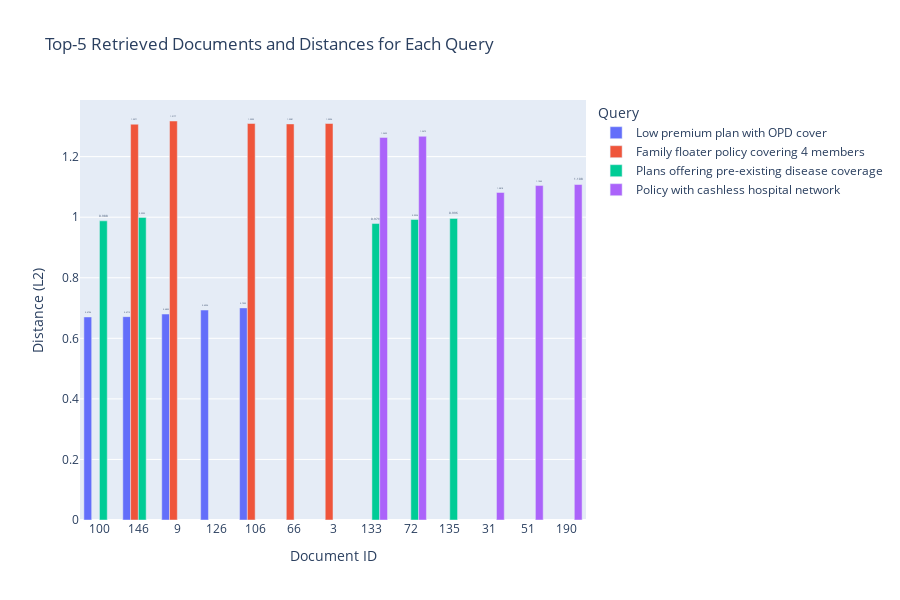

The code cell stored with this chart in its notebook:
### Markdown cell above
###  Sample Policy Retrieval Results

### Code cell
import plotly.express as px
import pandas as pd

data = {
    "Query": [
        "Low premium plan with OPD cover"] * 5 +
        ["Family floater policy covering 4 members"] * 5 +
        ["Plans offering pre-existing disease coverage"] * 5 +
        ["Policy with cashless hospital network"] * 5,
    "Document ID": [100, 146, 9, 126, 106, 146, 66, 3, 106, 9, 133, 100, 72, 135, 146, 133, 72, 31, 51, 190],
    "Distance (L2)": [0.6706, 0.6715, 0.6802, 0.6934, 0.7005, 1.3071, 1.3081, 1.3094, 1.3095, 1.3177,
                      0.9790, 0.9880, 0.9926, 0.9960, 0.9992, 1.2635, 1.2672, 1.0818, 1.1045, 1.1080]
}

df = pd.DataFrame(data)

# Plot
fig = px.bar(
    df,
    x="Document ID",
    y="Distance (L2)",
    color="Query",
    barmode="group",
    text="Distance (L2)",
    title="Top-5 Retrieved Documents and Distances for Each Query",
    labels={"Distance (L2)": "Distance (L2)", "Document ID": "Document ID"},
    height=600
)

fig.update_traces(textposition="outside")
fig.update_layout(xaxis_type='category')
fig.show()

### Figure 1 — Plotly figure (JSON) as saved in the notebook; plotly's stock layout.template omitted (floating-point values rounded to 4 significant figures)
{"data": [{"alignmentgroup": "True", "hovertemplate": "Query=Low premium plan with OPD cover<br>Document ID=%{x}<br>Distance (L2)=%{text}<extra></extra>", "legendgroup": "Low premium plan with OPD cover", "marker": {"color": "#636efa", "pattern": {"shape": ""}}, "name": "Low premium plan with OPD cover", "offsetgroup": "Low premium plan with OPD cover", "orientation": "v", "showlegend": true, "text": [0.6706, 0.6715, 0.6802, 0.6934, 0.7005], "textposition": "outside", "type": "bar", "x": [100, 146, 9, 126, 106], "xaxis": "x", "y": [0.6706, 0.6715, 0.6802, 0.6934, 0.7005], "yaxis": "y"}, {"alignmentgroup": "True", "hovertemplate": "Query=Family floater policy covering 4 members<br>Document ID=%{x}<br>Distance (L2)=%{text}<extra></extra>", "legendgroup": "Family floater policy covering 4 members", "marker": {"color": "#EF553B", "pattern": {"shape": ""}}, "name": "Family floater policy covering 4 members", "offsetgroup": "Family floater policy covering 4 members", "orientation": "v", "showlegend": true, "text": [1.307, 1.308, 1.309, 1.31, 1.318], "textposition": "outside", "type": "bar", "x": [146, 66, 3, 106, 9], "xaxis": "x", "y": [1.307, 1.308, 1.309, 1.31, 1.318], "yaxis": "y"}, {"alignmentgroup": "True", "hovertemplate": "Query=Plans offering pre-existing disease coverage<br>Document ID=%{x}<br>Distance (L2)=%{text}<extra></extra>", "legendgroup": "Plans offering pre-existing disease coverage", "marker": {"color": "#00cc96", "pattern": {"shape": ""}}, "name": "Plans offering pre-existing disease coverage", "offsetgroup": "Plans offering pre-existing disease coverage", "orientation": "v", "showlegend": true, "text": [0.979, 0.988, 0.9926, 0.996, 0.9992], "textposition": "outside", "type": "bar", "x": [133, 100, 72, 135, 146], "xaxis": "x", "y": [0.979, 0.988, 0.9926, 0.996, 0.9992], "yaxis": "y"}, {"alignmentgroup": "True", "hovertemplate": "Query=Policy with cashless hospital network<br>Document ID=%{x}<br>Distance (L2)=%{text}<extra></extra>", "legendgroup": "Policy with cashless hospital network", "marker": {"color": "#ab63fa", "pattern": {"shape": ""}}, "name": "Policy with cashless hospital network", "offsetgroup": "Policy with cashless hospital network", "orientation": "v", "showlegend": true, "text": [1.264, 1.267, 1.082, 1.105, 1.108], "textposition": "outside", "type": "bar", "x": [133, 72, 31, 51, 190], "xaxis": "x", "y": [1.264, 1.267, 1.082, 1.105, 1.108], "yaxis": "y"}], "layout": {"barmode": "group", "height": 600, "legend": {"title": {"text": "Query"}, "tracegroupgap": 0}, "title": {"text": "Top-5 Retrieved Documents and Distances for Each Query"}, "xaxis": {"anchor": "y", "domain": [0, 1], "title": {"text": "Document ID"}, "type": "category"}, "yaxis": {"anchor": "x", "domain": [0, 1], "title": {"text": "Distance (L2)"}}}}
